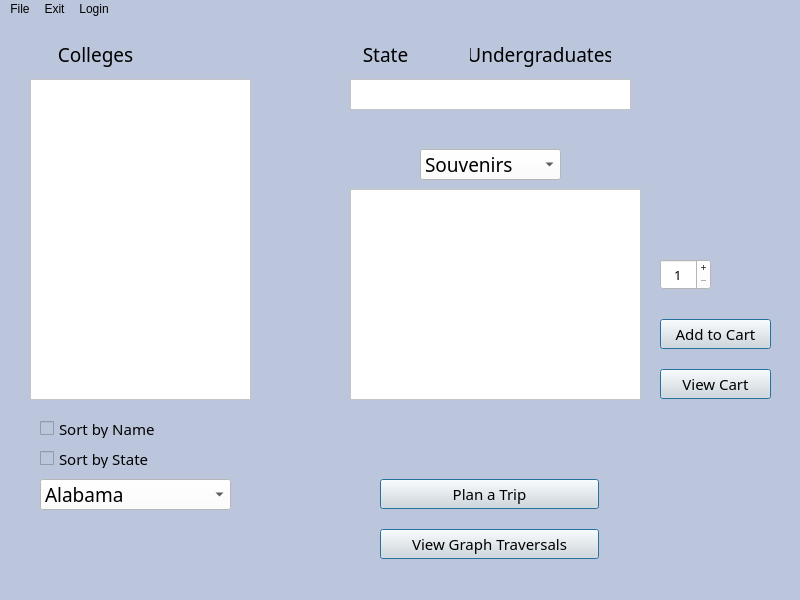
<?xml version="1.0" encoding="UTF-8"?>
<ui version="4.0">
 <class>MainWindow</class>
 <widget class="QMainWindow" name="MainWindow">
  <property name="geometry">
   <rect>
    <x>0</x>
    <y>0</y>
    <width>800</width>
    <height>600</height>
   </rect>
  </property>
  <property name="windowTitle">
   <string>MainWindow</string>
  </property>
  <property name="styleSheet">
   <string notr="true">background-color: rgb(187, 198, 220);</string>
  </property>
  <widget class="QWidget" name="centralwidget">
   <widget class="QTableView" name="CollegeModelList">
    <property name="geometry">
     <rect>
      <x>30</x>
      <y>60</y>
      <width>221</width>
      <height>321</height>
     </rect>
    </property>
    <property name="sizePolicy">
     <sizepolicy hsizetype="Preferred" vsizetype="Preferred">
      <horstretch>0</horstretch>
      <verstretch>0</verstretch>
     </sizepolicy>
    </property>
    <property name="font">
     <font>
      <family>Bahnschrift</family>
      <pointsize>11</pointsize>
     </font>
    </property>
    <property name="focusPolicy">
     <enum>Qt::NoFocus</enum>
    </property>
    <property name="styleSheet">
     <string notr="true">background-color: rgb(255, 255, 255);
color: rgb(0, 0, 0);
alternate-background-color: rgb(225, 225, 225);
selection-background-color: rgb(0, 0, 139);
selection-color: rgb(255, 255, 255);</string>
    </property>
    <property name="horizontalScrollBarPolicy">
     <enum>Qt::ScrollBarAlwaysOff</enum>
    </property>
    <property name="sizeAdjustPolicy">
     <enum>QAbstractScrollArea::AdjustToContents</enum>
    </property>
    <property name="autoScroll">
     <bool>false</bool>
    </property>
    <property name="autoScrollMargin">
     <number>5</number>
    </property>
    <property name="dragDropOverwriteMode">
     <bool>false</bool>
    </property>
    <property name="alternatingRowColors">
     <bool>true</bool>
    </property>
    <property name="selectionMode">
     <enum>QAbstractItemView::SingleSelection</enum>
    </property>
    <property name="selectionBehavior">
     <enum>QAbstractItemView::SelectRows</enum>
    </property>
    <property name="showGrid">
     <bool>false</bool>
    </property>
    <property name="gridStyle">
     <enum>Qt::SolidLine</enum>
    </property>
    <property name="sortingEnabled">
     <bool>false</bool>
    </property>
    <attribute name="horizontalHeaderVisible">
     <bool>false</bool>
    </attribute>
    <attribute name="horizontalHeaderMinimumSectionSize">
     <number>50</number>
    </attribute>
    <attribute name="horizontalHeaderDefaultSectionSize">
     <number>200</number>
    </attribute>
    <attribute name="verticalHeaderVisible">
     <bool>false</bool>
    </attribute>
    <attribute name="verticalHeaderHighlightSections">
     <bool>true</bool>
    </attribute>
   </widget>
   <widget class="QLabel" name="CollegeLabel">
    <property name="geometry">
     <rect>
      <x>30</x>
      <y>20</y>
      <width>131</width>
      <height>31</height>
     </rect>
    </property>
    <property name="font">
     <font>
      <family>Bahnschrift</family>
      <pointsize>14</pointsize>
     </font>
    </property>
    <property name="styleSheet">
     <string notr="true">background-color: rgb(187, 198, 220);
color: rgb(0, 0, 0);</string>
    </property>
    <property name="text">
     <string>Colleges</string>
    </property>
    <property name="alignment">
     <set>Qt::AlignCenter</set>
    </property>
   </widget>
   <widget class="QTableView" name="SouvenirModelList">
    <property name="geometry">
     <rect>
      <x>350</x>
      <y>170</y>
      <width>291</width>
      <height>211</height>
     </rect>
    </property>
    <property name="sizePolicy">
     <sizepolicy hsizetype="Expanding" vsizetype="Expanding">
      <horstretch>0</horstretch>
      <verstretch>0</verstretch>
     </sizepolicy>
    </property>
    <property name="font">
     <font>
      <family>Bahnschrift</family>
      <pointsize>11</pointsize>
     </font>
    </property>
    <property name="focusPolicy">
     <enum>Qt::NoFocus</enum>
    </property>
    <property name="autoFillBackground">
     <bool>true</bool>
    </property>
    <property name="styleSheet">
     <string notr="true">background-color: rgb(255, 255, 255);
color: rgb(0, 0, 0);
alternate-background-color: rgb(225, 225, 225);
selection-background-color: rgb(0, 0, 139);
selection-color: rgb(255, 255, 255);</string>
    </property>
    <property name="horizontalScrollBarPolicy">
     <enum>Qt::ScrollBarAlwaysOff</enum>
    </property>
    <property name="sizeAdjustPolicy">
     <enum>QAbstractScrollArea::AdjustToContents</enum>
    </property>
    <property name="autoScroll">
     <bool>false</bool>
    </property>
    <property name="autoScrollMargin">
     <number>5</number>
    </property>
    <property name="editTriggers">
     <set>QAbstractItemView::NoEditTriggers</set>
    </property>
    <property name="dragDropOverwriteMode">
     <bool>false</bool>
    </property>
    <property name="alternatingRowColors">
     <bool>true</bool>
    </property>
    <property name="selectionMode">
     <enum>QAbstractItemView::SingleSelection</enum>
    </property>
    <property name="selectionBehavior">
     <enum>QAbstractItemView::SelectRows</enum>
    </property>
    <property name="showGrid">
     <bool>false</bool>
    </property>
    <property name="wordWrap">
     <bool>true</bool>
    </property>
    <attribute name="horizontalHeaderVisible">
     <bool>false</bool>
    </attribute>
    <attribute name="horizontalHeaderMinimumSectionSize">
     <number>50</number>
    </attribute>
    <attribute name="horizontalHeaderDefaultSectionSize">
     <number>200</number>
    </attribute>
    <attribute name="verticalHeaderVisible">
     <bool>false</bool>
    </attribute>
   </widget>
   <widget class="QLabel" name="CollegeLabel_2">
    <property name="geometry">
     <rect>
      <x>350</x>
      <y>20</y>
      <width>71</width>
      <height>31</height>
     </rect>
    </property>
    <property name="font">
     <font>
      <family>Bahnschrift</family>
      <pointsize>14</pointsize>
     </font>
    </property>
    <property name="styleSheet">
     <string notr="true">background-color: rgb(187, 198, 220);
color: rgb(0, 0, 0);</string>
    </property>
    <property name="text">
     <string>State</string>
    </property>
    <property name="alignment">
     <set>Qt::AlignCenter</set>
    </property>
   </widget>
   <widget class="QLabel" name="CollegeLabel_3">
    <property name="geometry">
     <rect>
      <x>470</x>
      <y>20</y>
      <width>141</width>
      <height>31</height>
     </rect>
    </property>
    <property name="font">
     <font>
      <family>Bahnschrift</family>
      <pointsize>14</pointsize>
     </font>
    </property>
    <property name="styleSheet">
     <string notr="true">background-color: rgb(187, 198, 220);
color: rgb(0, 0, 0);</string>
    </property>
    <property name="text">
     <string>Undergraduates</string>
    </property>
    <property name="alignment">
     <set>Qt::AlignCenter</set>
    </property>
   </widget>
   <widget class="QTableView" name="InfoModelList">
    <property name="geometry">
     <rect>
      <x>350</x>
      <y>60</y>
      <width>281</width>
      <height>31</height>
     </rect>
    </property>
    <property name="sizePolicy">
     <sizepolicy hsizetype="Preferred" vsizetype="Preferred">
      <horstretch>0</horstretch>
      <verstretch>0</verstretch>
     </sizepolicy>
    </property>
    <property name="font">
     <font>
      <family>Bahnschrift</family>
      <pointsize>11</pointsize>
     </font>
    </property>
    <property name="focusPolicy">
     <enum>Qt::NoFocus</enum>
    </property>
    <property name="styleSheet">
     <string notr="true">background-color: rgb(255, 255, 255);
color: rgb(0, 0, 0);
alternate-background-color: rgb(225, 225, 225);
selection-background-color: rgb(225, 225, 225);
selection-color: rgb(0, 0, 0);</string>
    </property>
    <property name="verticalScrollBarPolicy">
     <enum>Qt::ScrollBarAlwaysOff</enum>
    </property>
    <property name="horizontalScrollBarPolicy">
     <enum>Qt::ScrollBarAlwaysOff</enum>
    </property>
    <property name="sizeAdjustPolicy">
     <enum>QAbstractScrollArea::AdjustIgnored</enum>
    </property>
    <property name="autoScroll">
     <bool>false</bool>
    </property>
    <property name="autoScrollMargin">
     <number>5</number>
    </property>
    <property name="dragDropOverwriteMode">
     <bool>false</bool>
    </property>
    <property name="alternatingRowColors">
     <bool>true</bool>
    </property>
    <property name="selectionMode">
     <enum>QAbstractItemView::SingleSelection</enum>
    </property>
    <property name="selectionBehavior">
     <enum>QAbstractItemView::SelectRows</enum>
    </property>
    <property name="showGrid">
     <bool>false</bool>
    </property>
    <property name="gridStyle">
     <enum>Qt::SolidLine</enum>
    </property>
    <property name="sortingEnabled">
     <bool>false</bool>
    </property>
    <attribute name="horizontalHeaderVisible">
     <bool>false</bool>
    </attribute>
    <attribute name="horizontalHeaderMinimumSectionSize">
     <number>50</number>
    </attribute>
    <attribute name="horizontalHeaderDefaultSectionSize">
     <number>200</number>
    </attribute>
    <attribute name="verticalHeaderVisible">
     <bool>false</bool>
    </attribute>
    <attribute name="verticalHeaderHighlightSections">
     <bool>true</bool>
    </attribute>
   </widget>
   <widget class="QPushButton" name="pushButton_3">
    <property name="geometry">
     <rect>
      <x>380</x>
      <y>460</y>
      <width>219</width>
      <height>30</height>
     </rect>
    </property>
    <property name="maximumSize">
     <size>
      <width>16777215</width>
      <height>30</height>
     </size>
    </property>
    <property name="font">
     <font>
      <family>Bahnschrift</family>
      <pointsize>11</pointsize>
      <weight>50</weight>
      <bold>false</bold>
     </font>
    </property>
    <property name="styleSheet">
     <string notr="true">background-color: rgb(225, 225, 225);
color: rgb(0, 0, 0);</string>
    </property>
    <property name="text">
     <string>Plan a Trip</string>
    </property>
    <property name="autoDefault">
     <bool>true</bool>
    </property>
    <property name="default">
     <bool>true</bool>
    </property>
    <property name="flat">
     <bool>false</bool>
    </property>
   </widget>
   <widget class="QPushButton" name="goToTraversalsButton">
    <property name="geometry">
     <rect>
      <x>380</x>
      <y>510</y>
      <width>219</width>
      <height>30</height>
     </rect>
    </property>
    <property name="maximumSize">
     <size>
      <width>16777215</width>
      <height>30</height>
     </size>
    </property>
    <property name="font">
     <font>
      <family>Bahnschrift</family>
      <pointsize>11</pointsize>
      <weight>50</weight>
      <bold>false</bold>
     </font>
    </property>
    <property name="styleSheet">
     <string notr="true">background-color: rgb(225, 225, 225);
color: rgb(0, 0, 0);</string>
    </property>
    <property name="text">
     <string>View Graph Traversals</string>
    </property>
    <property name="autoDefault">
     <bool>true</bool>
    </property>
    <property name="default">
     <bool>true</bool>
    </property>
    <property name="flat">
     <bool>false</bool>
    </property>
   </widget>
   <widget class="QPushButton" name="pushButton_5">
    <property name="geometry">
     <rect>
      <x>660</x>
      <y>300</y>
      <width>111</width>
      <height>30</height>
     </rect>
    </property>
    <property name="maximumSize">
     <size>
      <width>16777215</width>
      <height>30</height>
     </size>
    </property>
    <property name="font">
     <font>
      <family>Bahnschrift</family>
      <pointsize>11</pointsize>
      <weight>50</weight>
      <bold>false</bold>
     </font>
    </property>
    <property name="styleSheet">
     <string notr="true">background-color: rgb(225, 225, 225);
color: rgb(0, 0, 0);</string>
    </property>
    <property name="text">
     <string>Add to Cart</string>
    </property>
    <property name="autoDefault">
     <bool>true</bool>
    </property>
    <property name="default">
     <bool>true</bool>
    </property>
    <property name="flat">
     <bool>false</bool>
    </property>
   </widget>
   <widget class="QSpinBox" name="spinBox">
    <property name="geometry">
     <rect>
      <x>660</x>
      <y>240</y>
      <width>51</width>
      <height>31</height>
     </rect>
    </property>
    <property name="font">
     <font>
      <family>Bahnschrift</family>
      <pointsize>10</pointsize>
     </font>
    </property>
    <property name="focusPolicy">
     <enum>Qt::WheelFocus</enum>
    </property>
    <property name="styleSheet">
     <string notr="true">background-color: rgb(255, 255, 255);
selection-background-color: rgb(159, 11, 25);
selection-color: rgb(0, 0, 0);
selection-background-color: rgb(225, 225, 225);
</string>
    </property>
    <property name="frame">
     <bool>true</bool>
    </property>
    <property name="alignment">
     <set>Qt::AlignCenter</set>
    </property>
    <property name="readOnly">
     <bool>false</bool>
    </property>
    <property name="buttonSymbols">
     <enum>QAbstractSpinBox::PlusMinus</enum>
    </property>
    <property name="correctionMode">
     <enum>QAbstractSpinBox::CorrectToNearestValue</enum>
    </property>
    <property name="keyboardTracking">
     <bool>true</bool>
    </property>
    <property name="showGroupSeparator" stdset="0">
     <bool>false</bool>
    </property>
    <property name="minimum">
     <number>1</number>
    </property>
    <property name="maximum">
     <number>100</number>
    </property>
    <property name="value">
     <number>1</number>
    </property>
   </widget>
   <widget class="QCheckBox" name="sortByNameCheckBox">
    <property name="geometry">
     <rect>
      <x>40</x>
      <y>400</y>
      <width>151</width>
      <height>19</height>
     </rect>
    </property>
    <property name="palette">
     <palette>
      <active>
       <colorrole role="WindowText">
        <brush brushstyle="SolidPattern">
         <color alpha="255">
          <red>0</red>
          <green>0</green>
          <blue>0</blue>
         </color>
        </brush>
       </colorrole>
       <colorrole role="Button">
        <brush brushstyle="SolidPattern">
         <color alpha="255">
          <red>187</red>
          <green>198</green>
          <blue>220</blue>
         </color>
        </brush>
       </colorrole>
       <colorrole role="Light">
        <brush brushstyle="SolidPattern">
         <color alpha="255">
          <red>255</red>
          <green>255</green>
          <blue>255</blue>
         </color>
        </brush>
       </colorrole>
       <colorrole role="Text">
        <brush brushstyle="SolidPattern">
         <color alpha="255">
          <red>0</red>
          <green>0</green>
          <blue>0</blue>
         </color>
        </brush>
       </colorrole>
       <colorrole role="ButtonText">
        <brush brushstyle="SolidPattern">
         <color alpha="255">
          <red>0</red>
          <green>0</green>
          <blue>0</blue>
         </color>
        </brush>
       </colorrole>
       <colorrole role="Base">
        <brush brushstyle="SolidPattern">
         <color alpha="255">
          <red>187</red>
          <green>198</green>
          <blue>220</blue>
         </color>
        </brush>
       </colorrole>
       <colorrole role="Window">
        <brush brushstyle="SolidPattern">
         <color alpha="255">
          <red>187</red>
          <green>198</green>
          <blue>220</blue>
         </color>
        </brush>
       </colorrole>
       <colorrole role="Highlight">
        <brush brushstyle="SolidPattern">
         <color alpha="255">
          <red>159</red>
          <green>11</green>
          <blue>25</blue>
         </color>
        </brush>
       </colorrole>
       <colorrole role="HighlightedText">
        <brush brushstyle="SolidPattern">
         <color alpha="255">
          <red>159</red>
          <green>11</green>
          <blue>25</blue>
         </color>
        </brush>
       </colorrole>
       <colorrole role="PlaceholderText">
        <brush brushstyle="SolidPattern">
         <color alpha="255">
          <red>0</red>
          <green>0</green>
          <blue>0</blue>
         </color>
        </brush>
       </colorrole>
      </active>
      <inactive>
       <colorrole role="WindowText">
        <brush brushstyle="SolidPattern">
         <color alpha="255">
          <red>0</red>
          <green>0</green>
          <blue>0</blue>
         </color>
        </brush>
       </colorrole>
       <colorrole role="Button">
        <brush brushstyle="SolidPattern">
         <color alpha="255">
          <red>187</red>
          <green>198</green>
          <blue>220</blue>
         </color>
        </brush>
       </colorrole>
       <colorrole role="Light">
        <brush brushstyle="SolidPattern">
         <color alpha="255">
          <red>255</red>
          <green>255</green>
          <blue>255</blue>
         </color>
        </brush>
       </colorrole>
       <colorrole role="Text">
        <brush brushstyle="SolidPattern">
         <color alpha="255">
          <red>0</red>
          <green>0</green>
          <blue>0</blue>
         </color>
        </brush>
       </colorrole>
       <colorrole role="ButtonText">
        <brush brushstyle="SolidPattern">
         <color alpha="255">
          <red>0</red>
          <green>0</green>
          <blue>0</blue>
         </color>
        </brush>
       </colorrole>
       <colorrole role="Base">
        <brush brushstyle="SolidPattern">
         <color alpha="255">
          <red>187</red>
          <green>198</green>
          <blue>220</blue>
         </color>
        </brush>
       </colorrole>
       <colorrole role="Window">
        <brush brushstyle="SolidPattern">
         <color alpha="255">
          <red>187</red>
          <green>198</green>
          <blue>220</blue>
         </color>
        </brush>
       </colorrole>
       <colorrole role="Highlight">
        <brush brushstyle="SolidPattern">
         <color alpha="255">
          <red>159</red>
          <green>11</green>
          <blue>25</blue>
         </color>
        </brush>
       </colorrole>
       <colorrole role="HighlightedText">
        <brush brushstyle="SolidPattern">
         <color alpha="255">
          <red>159</red>
          <green>11</green>
          <blue>25</blue>
         </color>
        </brush>
       </colorrole>
       <colorrole role="PlaceholderText">
        <brush brushstyle="SolidPattern">
         <color alpha="255">
          <red>0</red>
          <green>0</green>
          <blue>0</blue>
         </color>
        </brush>
       </colorrole>
      </inactive>
      <disabled>
       <colorrole role="WindowText">
        <brush brushstyle="SolidPattern">
         <color alpha="255">
          <red>0</red>
          <green>0</green>
          <blue>0</blue>
         </color>
        </brush>
       </colorrole>
       <colorrole role="Button">
        <brush brushstyle="SolidPattern">
         <color alpha="255">
          <red>187</red>
          <green>198</green>
          <blue>220</blue>
         </color>
        </brush>
       </colorrole>
       <colorrole role="Light">
        <brush brushstyle="SolidPattern">
         <color alpha="255">
          <red>255</red>
          <green>255</green>
          <blue>255</blue>
         </color>
        </brush>
       </colorrole>
       <colorrole role="Text">
        <brush brushstyle="SolidPattern">
         <color alpha="255">
          <red>0</red>
          <green>0</green>
          <blue>0</blue>
         </color>
        </brush>
       </colorrole>
       <colorrole role="ButtonText">
        <brush brushstyle="SolidPattern">
         <color alpha="255">
          <red>0</red>
          <green>0</green>
          <blue>0</blue>
         </color>
        </brush>
       </colorrole>
       <colorrole role="Base">
        <brush brushstyle="SolidPattern">
         <color alpha="255">
          <red>187</red>
          <green>198</green>
          <blue>220</blue>
         </color>
        </brush>
       </colorrole>
       <colorrole role="Window">
        <brush brushstyle="SolidPattern">
         <color alpha="255">
          <red>187</red>
          <green>198</green>
          <blue>220</blue>
         </color>
        </brush>
       </colorrole>
       <colorrole role="Highlight">
        <brush brushstyle="SolidPattern">
         <color alpha="255">
          <red>159</red>
          <green>11</green>
          <blue>25</blue>
         </color>
        </brush>
       </colorrole>
       <colorrole role="HighlightedText">
        <brush brushstyle="SolidPattern">
         <color alpha="255">
          <red>159</red>
          <green>11</green>
          <blue>25</blue>
         </color>
        </brush>
       </colorrole>
       <colorrole role="PlaceholderText">
        <brush brushstyle="SolidPattern">
         <color alpha="255">
          <red>0</red>
          <green>0</green>
          <blue>0</blue>
         </color>
        </brush>
       </colorrole>
      </disabled>
     </palette>
    </property>
    <property name="font">
     <font>
      <family>Bahnschrift</family>
      <pointsize>11</pointsize>
     </font>
    </property>
    <property name="styleSheet">
     <string notr="true">color: rgb(0, 0, 0);
background-color: rgb(187, 198, 220);
selection-background-color: rgb(159, 11, 25);
selection-color: rgb(, 11, 25);
</string>
    </property>
    <property name="text">
     <string>Sort by Name</string>
    </property>
   </widget>
   <widget class="QComboBox" name="comboBox">
    <property name="geometry">
     <rect>
      <x>40</x>
      <y>460</y>
      <width>191</width>
      <height>31</height>
     </rect>
    </property>
    <property name="font">
     <font>
      <family>Bahnschrift</family>
      <pointsize>14</pointsize>
     </font>
    </property>
    <property name="autoFillBackground">
     <bool>false</bool>
    </property>
    <property name="styleSheet">
     <string notr="true">background-color: rgb(255, 255, 255);
color: rgb(0, 0, 0);</string>
    </property>
    <item>
     <property name="text">
      <string>Alabama</string>
     </property>
    </item>
    <item>
     <property name="text">
      <string>Alaska</string>
     </property>
    </item>
    <item>
     <property name="text">
      <string>Arizona</string>
     </property>
    </item>
    <item>
     <property name="text">
      <string>Arkansas</string>
     </property>
    </item>
    <item>
     <property name="text">
      <string>California</string>
     </property>
    </item>
    <item>
     <property name="text">
      <string>Colorado</string>
     </property>
    </item>
    <item>
     <property name="text">
      <string>Connecticut</string>
     </property>
    </item>
    <item>
     <property name="text">
      <string>Delaware</string>
     </property>
    </item>
    <item>
     <property name="text">
      <string>Florida</string>
     </property>
    </item>
    <item>
     <property name="text">
      <string>Georgia</string>
     </property>
    </item>
    <item>
     <property name="text">
      <string>Hawaii</string>
     </property>
    </item>
    <item>
     <property name="text">
      <string>Idaho</string>
     </property>
    </item>
    <item>
     <property name="text">
      <string>Illinois</string>
     </property>
    </item>
    <item>
     <property name="text">
      <string>Indiana</string>
     </property>
    </item>
    <item>
     <property name="text">
      <string>Iowa</string>
     </property>
    </item>
    <item>
     <property name="text">
      <string>Kansas</string>
     </property>
    </item>
    <item>
     <property name="text">
      <string>Kentucky</string>
     </property>
    </item>
    <item>
     <property name="text">
      <string>Louisiana</string>
     </property>
    </item>
    <item>
     <property name="text">
      <string>Maine</string>
     </property>
    </item>
    <item>
     <property name="text">
      <string>Maryland</string>
     </property>
    </item>
    <item>
     <property name="text">
      <string>Massachusetts</string>
     </property>
    </item>
    <item>
     <property name="text">
      <string>Michigan</string>
     </property>
    </item>
    <item>
     <property name="text">
      <string>Minnesota</string>
     </property>
    </item>
    <item>
     <property name="text">
      <string>Mississippi</string>
     </property>
    </item>
    <item>
     <property name="text">
      <string>Missouri</string>
     </property>
    </item>
    <item>
     <property name="text">
      <string>Montana</string>
     </property>
    </item>
    <item>
     <property name="text">
      <string>Nebraska</string>
     </property>
    </item>
    <item>
     <property name="text">
      <string>Nevada</string>
     </property>
    </item>
    <item>
     <property name="text">
      <string>New Hampshire</string>
     </property>
    </item>
    <item>
     <property name="text">
      <string>New Jersey</string>
     </property>
    </item>
    <item>
     <property name="text">
      <string>New Mexico</string>
     </property>
    </item>
    <item>
     <property name="text">
      <string>New York</string>
     </property>
    </item>
    <item>
     <property name="text">
      <string>North Carolina</string>
     </property>
    </item>
    <item>
     <property name="text">
      <string>North Dakota</string>
     </property>
    </item>
    <item>
     <property name="text">
      <string>Ohio</string>
     </property>
    </item>
    <item>
     <property name="text">
      <string>Oklahoma</string>
     </property>
    </item>
    <item>
     <property name="text">
      <string>Oregon</string>
     </property>
    </item>
    <item>
     <property name="text">
      <string>Pennsylvania</string>
     </property>
    </item>
    <item>
     <property name="text">
      <string>Rhode Island</string>
     </property>
    </item>
    <item>
     <property name="text">
      <string>South Carolina</string>
     </property>
    </item>
    <item>
     <property name="text">
      <string>South Dakota</string>
     </property>
    </item>
    <item>
     <property name="text">
      <string>Tennessee</string>
     </property>
    </item>
    <item>
     <property name="text">
      <string>Texas</string>
     </property>
    </item>
    <item>
     <property name="text">
      <string>UtahItem</string>
     </property>
    </item>
    <item>
     <property name="text">
      <string>Vermont</string>
     </property>
    </item>
    <item>
     <property name="text">
      <string>Virginia</string>
     </property>
    </item>
    <item>
     <property name="text">
      <string>Washington</string>
     </property>
    </item>
    <item>
     <property name="text">
      <string>West Virginia</string>
     </property>
    </item>
    <item>
     <property name="text">
      <string>Wisconsin</string>
     </property>
    </item>
    <item>
     <property name="text">
      <string>Wyoming</string>
     </property>
    </item>
   </widget>
   <widget class="QCheckBox" name="sortByStateCheckBox">
    <property name="geometry">
     <rect>
      <x>40</x>
      <y>430</y>
      <width>151</width>
      <height>19</height>
     </rect>
    </property>
    <property name="palette">
     <palette>
      <active>
       <colorrole role="WindowText">
        <brush brushstyle="SolidPattern">
         <color alpha="255">
          <red>0</red>
          <green>0</green>
          <blue>0</blue>
         </color>
        </brush>
       </colorrole>
       <colorrole role="Button">
        <brush brushstyle="SolidPattern">
         <color alpha="255">
          <red>187</red>
          <green>198</green>
          <blue>220</blue>
         </color>
        </brush>
       </colorrole>
       <colorrole role="Light">
        <brush brushstyle="SolidPattern">
         <color alpha="255">
          <red>255</red>
          <green>255</green>
          <blue>255</blue>
         </color>
        </brush>
       </colorrole>
       <colorrole role="Text">
        <brush brushstyle="SolidPattern">
         <color alpha="255">
          <red>0</red>
          <green>0</green>
          <blue>0</blue>
         </color>
        </brush>
       </colorrole>
       <colorrole role="ButtonText">
        <brush brushstyle="SolidPattern">
         <color alpha="255">
          <red>0</red>
          <green>0</green>
          <blue>0</blue>
         </color>
        </brush>
       </colorrole>
       <colorrole role="Base">
        <brush brushstyle="SolidPattern">
         <color alpha="255">
          <red>187</red>
          <green>198</green>
          <blue>220</blue>
         </color>
        </brush>
       </colorrole>
       <colorrole role="Window">
        <brush brushstyle="SolidPattern">
         <color alpha="255">
          <red>187</red>
          <green>198</green>
          <blue>220</blue>
         </color>
        </brush>
       </colorrole>
       <colorrole role="Highlight">
        <brush brushstyle="SolidPattern">
         <color alpha="255">
          <red>159</red>
          <green>11</green>
          <blue>25</blue>
         </color>
        </brush>
       </colorrole>
       <colorrole role="HighlightedText">
        <brush brushstyle="SolidPattern">
         <color alpha="255">
          <red>159</red>
          <green>11</green>
          <blue>25</blue>
         </color>
        </brush>
       </colorrole>
       <colorrole role="PlaceholderText">
        <brush brushstyle="SolidPattern">
         <color alpha="255">
          <red>0</red>
          <green>0</green>
          <blue>0</blue>
         </color>
        </brush>
       </colorrole>
      </active>
      <inactive>
       <colorrole role="WindowText">
        <brush brushstyle="SolidPattern">
         <color alpha="255">
          <red>0</red>
          <green>0</green>
          <blue>0</blue>
         </color>
        </brush>
       </colorrole>
       <colorrole role="Button">
        <brush brushstyle="SolidPattern">
         <color alpha="255">
          <red>187</red>
          <green>198</green>
          <blue>220</blue>
         </color>
        </brush>
       </colorrole>
       <colorrole role="Light">
        <brush brushstyle="SolidPattern">
         <color alpha="255">
          <red>255</red>
          <green>255</green>
          <blue>255</blue>
         </color>
        </brush>
       </colorrole>
       <colorrole role="Text">
        <brush brushstyle="SolidPattern">
         <color alpha="255">
          <red>0</red>
          <green>0</green>
          <blue>0</blue>
         </color>
        </brush>
       </colorrole>
       <colorrole role="ButtonText">
        <brush brushstyle="SolidPattern">
         <color alpha="255">
          <red>0</red>
          <green>0</green>
          <blue>0</blue>
         </color>
        </brush>
       </colorrole>
       <colorrole role="Base">
        <brush brushstyle="SolidPattern">
         <color alpha="255">
          <red>187</red>
          <green>198</green>
          <blue>220</blue>
         </color>
        </brush>
       </colorrole>
       <colorrole role="Window">
        <brush brushstyle="SolidPattern">
         <color alpha="255">
          <red>187</red>
          <green>198</green>
          <blue>220</blue>
         </color>
        </brush>
       </colorrole>
       <colorrole role="Highlight">
        <brush brushstyle="SolidPattern">
         <color alpha="255">
          <red>159</red>
          <green>11</green>
          <blue>25</blue>
         </color>
        </brush>
       </colorrole>
       <colorrole role="HighlightedText">
        <brush brushstyle="SolidPattern">
         <color alpha="255">
          <red>159</red>
          <green>11</green>
          <blue>25</blue>
         </color>
        </brush>
       </colorrole>
       <colorrole role="PlaceholderText">
        <brush brushstyle="SolidPattern">
         <color alpha="255">
          <red>0</red>
          <green>0</green>
          <blue>0</blue>
         </color>
        </brush>
       </colorrole>
      </inactive>
      <disabled>
       <colorrole role="WindowText">
        <brush brushstyle="SolidPattern">
         <color alpha="255">
          <red>0</red>
          <green>0</green>
          <blue>0</blue>
         </color>
        </brush>
       </colorrole>
       <colorrole role="Button">
        <brush brushstyle="SolidPattern">
         <color alpha="255">
          <red>187</red>
          <green>198</green>
          <blue>220</blue>
         </color>
        </brush>
       </colorrole>
       <colorrole role="Light">
        <brush brushstyle="SolidPattern">
         <color alpha="255">
          <red>255</red>
          <green>255</green>
          <blue>255</blue>
         </color>
        </brush>
       </colorrole>
       <colorrole role="Text">
        <brush brushstyle="SolidPattern">
         <color alpha="255">
          <red>0</red>
          <green>0</green>
          <blue>0</blue>
         </color>
        </brush>
       </colorrole>
       <colorrole role="ButtonText">
        <brush brushstyle="SolidPattern">
         <color alpha="255">
          <red>0</red>
          <green>0</green>
          <blue>0</blue>
         </color>
        </brush>
       </colorrole>
       <colorrole role="Base">
        <brush brushstyle="SolidPattern">
         <color alpha="255">
          <red>187</red>
          <green>198</green>
          <blue>220</blue>
         </color>
        </brush>
       </colorrole>
       <colorrole role="Window">
        <brush brushstyle="SolidPattern">
         <color alpha="255">
          <red>187</red>
          <green>198</green>
          <blue>220</blue>
         </color>
        </brush>
       </colorrole>
       <colorrole role="Highlight">
        <brush brushstyle="SolidPattern">
         <color alpha="255">
          <red>159</red>
          <green>11</green>
          <blue>25</blue>
         </color>
        </brush>
       </colorrole>
       <colorrole role="HighlightedText">
        <brush brushstyle="SolidPattern">
         <color alpha="255">
          <red>159</red>
          <green>11</green>
          <blue>25</blue>
         </color>
        </brush>
       </colorrole>
       <colorrole role="PlaceholderText">
        <brush brushstyle="SolidPattern">
         <color alpha="255">
          <red>0</red>
          <green>0</green>
          <blue>0</blue>
         </color>
        </brush>
       </colorrole>
      </disabled>
     </palette>
    </property>
    <property name="font">
     <font>
      <family>Bahnschrift</family>
      <pointsize>11</pointsize>
     </font>
    </property>
    <property name="styleSheet">
     <string notr="true">color: rgb(0, 0, 0);
background-color: rgb(187, 198, 220);
selection-background-color: rgb(159, 11, 25);
selection-color: rgb(, 11, 25);
</string>
    </property>
    <property name="text">
     <string>Sort by State</string>
    </property>
   </widget>
   <widget class="QComboBox" name="souvenirOrDistComboBox">
    <property name="geometry">
     <rect>
      <x>420</x>
      <y>130</y>
      <width>141</width>
      <height>31</height>
     </rect>
    </property>
    <property name="font">
     <font>
      <family>Bahnschrift</family>
      <pointsize>14</pointsize>
     </font>
    </property>
    <property name="autoFillBackground">
     <bool>false</bool>
    </property>
    <property name="styleSheet">
     <string notr="true">background-color: rgb(255, 255, 255);
color: rgb(0, 0, 0);</string>
    </property>
    <item>
     <property name="text">
      <string>Souvenirs</string>
     </property>
    </item>
    <item>
     <property name="text">
      <string>Distances</string>
     </property>
    </item>
   </widget>
   <widget class="QPushButton" name="pushButton_6">
    <property name="geometry">
     <rect>
      <x>660</x>
      <y>350</y>
      <width>111</width>
      <height>30</height>
     </rect>
    </property>
    <property name="maximumSize">
     <size>
      <width>16777215</width>
      <height>30</height>
     </size>
    </property>
    <property name="font">
     <font>
      <family>Bahnschrift</family>
      <pointsize>11</pointsize>
      <weight>50</weight>
      <bold>false</bold>
     </font>
    </property>
    <property name="styleSheet">
     <string notr="true">background-color: rgb(225, 225, 225);
color: rgb(0, 0, 0);</string>
    </property>
    <property name="text">
     <string>View Cart</string>
    </property>
    <property name="autoDefault">
     <bool>true</bool>
    </property>
    <property name="default">
     <bool>true</bool>
    </property>
    <property name="flat">
     <bool>false</bool>
    </property>
   </widget>
  </widget>
  <widget class="QMenuBar" name="menubar">
   <property name="geometry">
    <rect>
     <x>0</x>
     <y>0</y>
     <width>800</width>
     <height>20</height>
    </rect>
   </property>
   <widget class="QMenu" name="menuFile">
    <property name="title">
     <string>File</string>
    </property>
   </widget>
   <widget class="QMenu" name="menuExit">
    <property name="title">
     <string>Exit</string>
    </property>
   </widget>
   <widget class="QMenu" name="menuLogin">
    <property name="title">
     <string>Login</string>
    </property>
    <addaction name="separator"/>
    <addaction name="separator"/>
    <addaction name="actionLogin"/>
   </widget>
   <addaction name="menuFile"/>
   <addaction name="menuExit"/>
   <addaction name="menuLogin"/>
  </widget>
  <widget class="QStatusBar" name="statusbar"/>
  <action name="actionLogin">
   <property name="text">
    <string>Login as Admin</string>
   </property>
  </action>
 </widget>
 <resources/>
 <connections/>
</ui>
